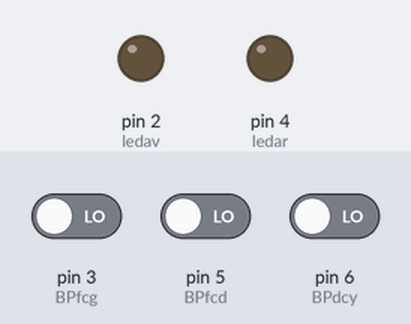
This sketch was run on a simulated Arduino Uno, built with avr-gcc and run on an emulated ATmega328P. Shown: output pins drawn as LEDs (lit = HIGH). The test bench sets the inputs (shaded band); at power-on: pin 6 (BPdcy) LOW, pin 3 (BPfcg) LOW, pin 5 (BPfcd) LOW.

Above: at 1.2 s.
1.3 s: pin 6 (BPdcy) driven HIGH
At 2.5 s:
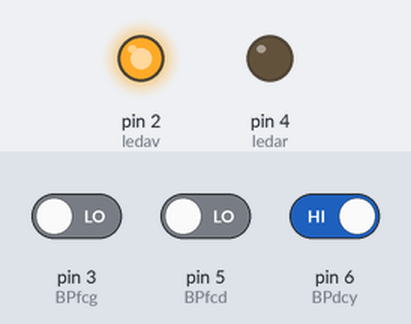
2.8 s: pin 3 (BPfcg) driven HIGH
At 3.9 s:
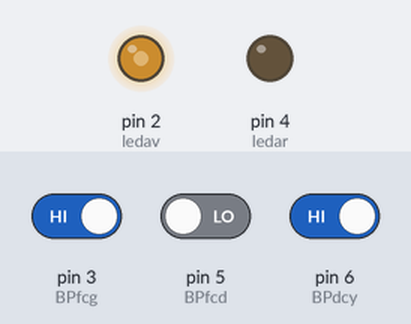
4.3 s: pin 5 (BPfcd) driven HIGH
At 5.5 s:
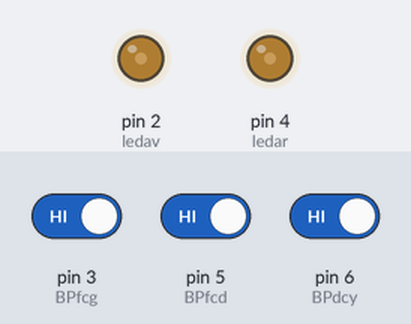
5.8 s: pin 3 (BPfcg) driven LOW
At 6.1 s:
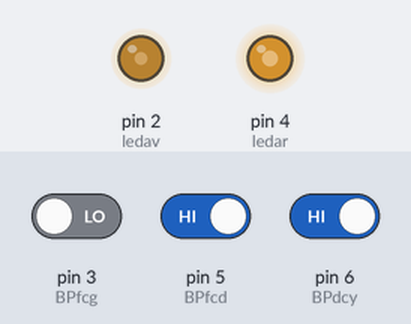
7.3 s: pin 5 (BPfcd) driven LOW
At 8.0 s:
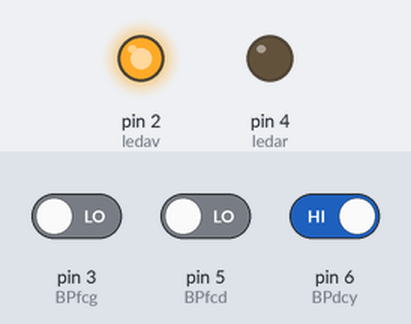
8.8 s: pin 5 (BPfcd) driven HIGH
At 9.6 s:
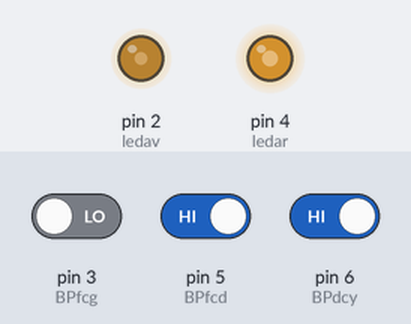
Timing chart, 0 to 11.3 s (numbered marks = the images above; inputs shaded):
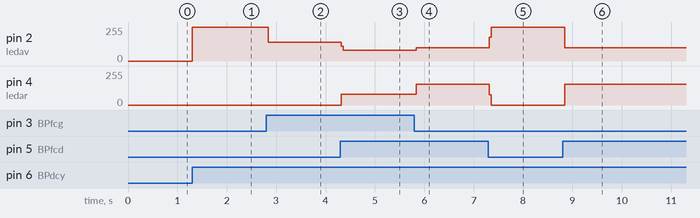

Measured:
- after the input at 1.3 s, pin 2 (ledav): 0/255 → 255/255 at once
- after the input at 2.8 s, pin 2 (ledav): 255/255 → 139/255 at once
- after the input at 4.3 s, pin 2 (ledav): 139/255 → 81/255 at once; pin 4 (ledar): 0/255 → 81/255 at once
- after the input at 5.8 s, pin 2 (ledav): 81/255 → 99/255 at once; pin 4 (ledar): 81/255 → 156/255 at once
- after the input at 7.3 s, pin 2 (ledav): 99/255 → 255/255 at once; pin 4 (ledar): 156/255 → 0/255 at once
- after the input at 8.8 s, pin 2 (ledav): 255/255 → 99/255 at once; pin 4 (ledar): 0/255 → 156/255 at once

The sketch:

V1.0.ino
```cpp
int ledav =2;
int ledar =4;
int BPfcg =3;
int BPfcd =5;
int BPdcy =6;


void setup()
{
pinMode(ledav,OUTPUT) ;
pinMode(ledar,OUTPUT) ;
pinMode(BPfcg,INPUT) ;
pinMode(BPfcd,INPUT) ;
pinMode(BPdcy,INPUT) ;
}

void loop()
{
 if (digitalRead(BPdcy)==HIGH)
 {
  digitalWrite(ledar , LOW) ;
  digitalWrite(ledav , HIGH) ;
  if (digitalRead(BPfcd)==HIGH)
  {
    digitalWrite(ledar , HIGH) ;
    digitalWrite(ledav , LOW) ;
  }

  if (digitalRead(BPfcg)==HIGH)
  {
    digitalWrite(ledar , LOW) ;
    digitalWrite(ledav , LOW) ;
  }
 }

}
```
